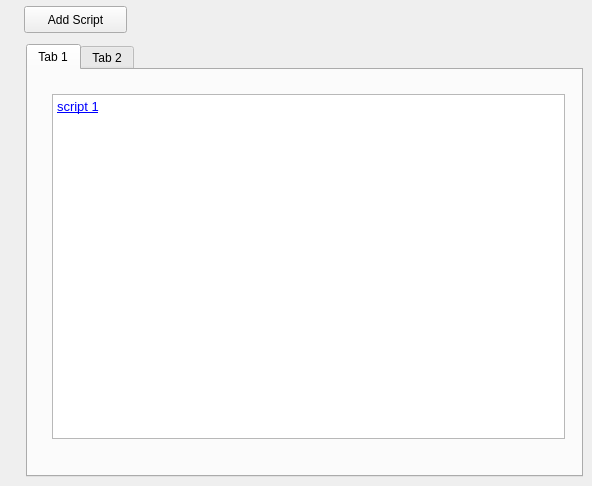
       <widget class="QWidget" name="scriptEditTab">
        <attribute name="title">
         <string>Scripts</string>
        </attribute>
        <widget class="QTabWidget" name="scriptTabWidget">
         <property name="geometry">
          <rect>
           <x>26</x>
           <y>44</y>
           <width>557</width>
           <height>433</height>
          </rect>
         </property>
         <property name="tabShape">
          <enum>QTabWidget::Rounded</enum>
         </property>
         <property name="currentIndex">
          <number>0</number>
         </property>
         <widget class="QWidget" name="scr_1">
          <attribute name="title">
           <string>Tab 1</string>
          </attribute>
          <widget class="QTextBrowser" name="textBrowser">
           <property name="geometry">
            <rect>
             <x>24</x>
             <y>24</y>
             <width>513</width>
             <height>345</height>
            </rect>
           </property>
           <property name="undoRedoEnabled">
            <bool>true</bool>
           </property>
           <property name="readOnly">
            <bool>true</bool>
           </property>
           <property name="html">
            <string>&lt;!DOCTYPE HTML PUBLIC &quot;-//W3C//DTD HTML 4.0//EN&quot; &quot;http://www.w3.org/TR/REC-html40/strict.dtd&quot;&gt;
&lt;html&gt;&lt;head&gt;&lt;meta name=&quot;qrichtext&quot; content=&quot;1&quot; /&gt;&lt;style type=&quot;text/css&quot;&gt;
p, li { white-space: pre-wrap; }
&lt;/style&gt;&lt;/head&gt;&lt;body style=&quot; font-family:'Sans'; font-size:10pt; font-weight:400; font-style:normal;&quot;&gt;
&lt;p style=&quot; margin-top:0px; margin-bottom:0px; margin-left:0px; margin-right:0px; -qt-block-indent:0; text-indent:0px;&quot;&gt;&lt;a href=&quot;script://1&quot;&gt;&lt;span style=&quot; text-decoration: underline; color:#0000ff;&quot;&gt;script 1&lt;/span&gt;&lt;/a&gt;&lt;/p&gt;&lt;/body&gt;&lt;/html&gt;</string>
           </property>
           <property name="openLinks">
            <bool>false</bool>
           </property>
          </widget>
         </widget>
         <widget class="QWidget" name="scr_2">
          <attribute name="title">
           <string>Tab 2</string>
          </attribute>
         </widget>
        </widget>
        <widget class="QPushButton" name="addScriptButton">
         <property name="geometry">
          <rect>
           <x>24</x>
           <y>6</y>
           <width>103</width>
           <height>27</height>
          </rect>
         </property>
         <property name="text">
          <string>Add Script</string>
         </property>
        </widget>
       </widget>
